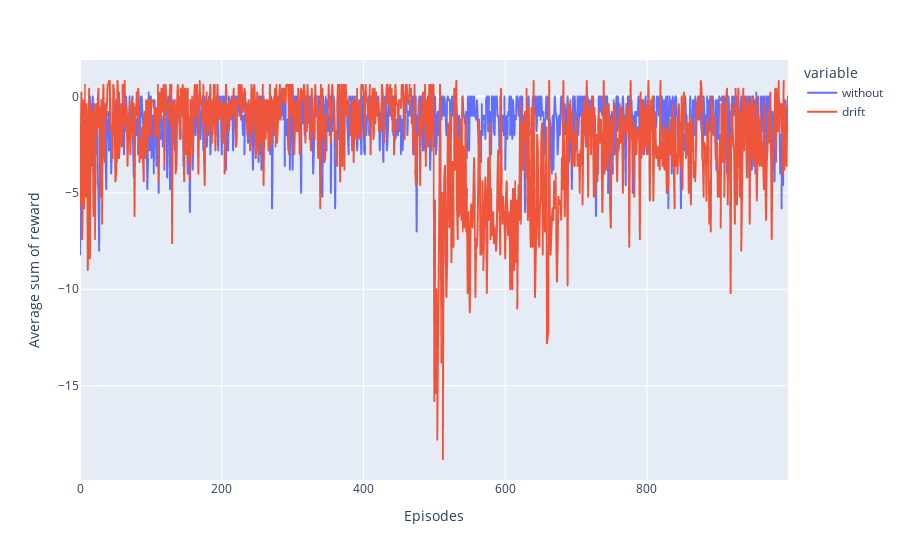

Source (notebook cell):
### Code cell
#previous env, only simple sudden fridt
runs = 5 #repeat trainning process
episodes = 1000
drift_ep = 500
DQag_drift = np.empty((episodes, runs))
#agent1 = run_qlearner(episodesT, 0.2, epsilon=0.1, alpha=0.2)[0]
DQag = np.empty((episodes, runs))
for i in tqdm(range(runs)):
    agent = DQNAgent(state_dim, action_dim)
    DQag[:, i] = run_agent(episodes,drift_ep = 0)
    
for i in tqdm(range(runs)):
    agent = DQNAgent(state_dim, action_dim)
    DQag_drift[:, i] = run_agent(episodes,drift_ep)



data_eps = {'without': np.apply_along_axis(np.mean, 1, DQag), 
            'drift': np.apply_along_axis(np.mean, 1, DQag_drift)}

df_eps = pd.DataFrame(data=data_eps)
#print(df_eps.shape)
#print(data_eps)
fug = px.line(data_eps, y=['without','drift'])
fug.update_layout(xaxis_title = 'Episodes', yaxis_title = 'Average sum of reward')
fug.show()

### Figure 1 — Plotly figure (JSON) as saved in the notebook; plotly's stock layout.template omitted (floating-point values rounded to 4 significant figures; data arrays with more than 128 entries replaced by an {"elided": "..."} marker saying what was removed)
{"data": [{"hovertemplate": "variable=without<br>index=%{x}<br>value=%{y}<extra></extra>", "legendgroup": "without", "line": {"color": "#636efa", "dash": "solid"}, "marker": {"symbol": "circle"}, "mode": "lines", "name": "without", "showlegend": true, "type": "scattergl", "x": {"elided": "1000 int values"}, "xaxis": "x", "y": {"elided": "1000 float values"}, "yaxis": "y"}, {"hovertemplate": "variable=drift<br>index=%{x}<br>value=%{y}<extra></extra>", "legendgroup": "drift", "line": {"color": "#EF553B", "dash": "solid"}, "marker": {"symbol": "circle"}, "mode": "lines", "name": "drift", "showlegend": true, "type": "scattergl", "x": {"elided": "1000 int values"}, "xaxis": "x", "y": {"elided": "1000 float values"}, "yaxis": "y"}], "layout": {"legend": {"title": {"text": "variable"}, "tracegroupgap": 0}, "margin": {"t": 60}, "xaxis": {"anchor": "y", "domain": [0, 1], "title": {"text": "Episodes"}}, "yaxis": {"anchor": "x", "domain": [0, 1], "title": {"text": "Average sum of reward"}}}}
